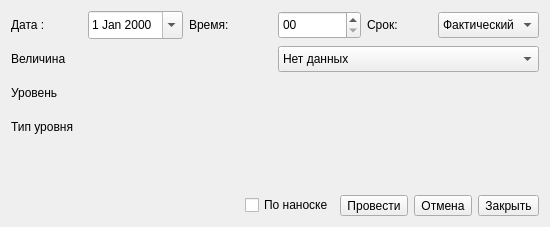
<?xml version="1.0" encoding="UTF-8"?>
<ui version="4.0">
 <class>ReobanalWidget</class>
 <widget class="QDialog" name="ReobanalWidget">
  <property name="geometry">
   <rect>
    <x>0</x>
    <y>0</y>
    <width>550</width>
    <height>227</height>
   </rect>
  </property>
  <property name="maximumSize">
   <size>
    <width>605</width>
    <height>16777215</height>
   </size>
  </property>
  <property name="windowTitle">
   <string>Анализ данных</string>
  </property>
  <layout class="QGridLayout" name="gridLayout">
   <item row="4" column="1">
    <layout class="QHBoxLayout" name="horizontalLayout">
     <item>
      <widget class="QCheckBox" name="nanoska_cB">
       <property name="text">
        <string>По наноске</string>
       </property>
      </widget>
     </item>
     <item>
      <widget class="QToolButton" name="runBtn">
       <property name="text">
        <string>Провести</string>
       </property>
      </widget>
     </item>
     <item>
      <widget class="QToolButton" name="cancelBtn">
       <property name="text">
        <string>Отмена</string>
       </property>
      </widget>
     </item>
     <item>
      <widget class="QToolButton" name="closeBtn">
       <property name="text">
        <string>Закрыть</string>
       </property>
      </widget>
     </item>
    </layout>
   </item>
   <item row="3" column="0" colspan="2">
    <widget class="QLabel" name="statulabel">
     <property name="text">
      <string/>
     </property>
    </widget>
   </item>
   <item row="0" column="0" colspan="2">
    <layout class="QHBoxLayout" name="horizontalLayout_5">
     <item>
      <layout class="QHBoxLayout" name="horizontalLayout_2">
       <item>
        <widget class="QLabel" name="label_10">
         <property name="minimumSize">
          <size>
           <width>0</width>
           <height>28</height>
          </size>
         </property>
         <property name="maximumSize">
          <size>
           <width>16777215</width>
           <height>28</height>
          </size>
         </property>
         <property name="text">
          <string>Дата :</string>
         </property>
        </widget>
       </item>
       <item>
        <widget class="QDateEdit" name="dateEdit">
         <property name="minimumSize">
          <size>
           <width>0</width>
           <height>28</height>
          </size>
         </property>
         <property name="maximumSize">
          <size>
           <width>16777215</width>
           <height>28</height>
          </size>
         </property>
         <property name="calendarPopup">
          <bool>true</bool>
         </property>
        </widget>
       </item>
      </layout>
     </item>
     <item>
      <layout class="QHBoxLayout" name="horizontalLayout_4">
       <item>
        <widget class="QLabel" name="label_12">
         <property name="minimumSize">
          <size>
           <width>0</width>
           <height>28</height>
          </size>
         </property>
         <property name="maximumSize">
          <size>
           <width>16777215</width>
           <height>28</height>
          </size>
         </property>
         <property name="text">
          <string>Время:</string>
         </property>
        </widget>
       </item>
       <item>
        <widget class="QTimeEdit" name="timeEdit">
         <property name="minimumSize">
          <size>
           <width>0</width>
           <height>28</height>
          </size>
         </property>
         <property name="maximumSize">
          <size>
           <width>16777215</width>
           <height>28</height>
          </size>
         </property>
         <property name="displayFormat">
          <string>hh</string>
         </property>
        </widget>
       </item>
      </layout>
     </item>
     <item>
      <layout class="QHBoxLayout" name="horizontalLayout_3">
       <item>
        <widget class="QLabel" name="label_17">
         <property name="minimumSize">
          <size>
           <width>0</width>
           <height>28</height>
          </size>
         </property>
         <property name="maximumSize">
          <size>
           <width>16777215</width>
           <height>28</height>
          </size>
         </property>
         <property name="text">
          <string>Срок:</string>
         </property>
        </widget>
       </item>
       <item>
        <widget class="QComboBox" name="hourCombo">
         <property name="minimumSize">
          <size>
           <width>0</width>
           <height>26</height>
          </size>
         </property>
         <property name="maximumSize">
          <size>
           <width>16777215</width>
           <height>26</height>
          </size>
         </property>
         <property name="currentIndex">
          <number>0</number>
         </property>
         <item>
          <property name="text">
           <string>Фактический</string>
          </property>
         </item>
         <item>
          <property name="text">
           <string>6</string>
          </property>
         </item>
         <item>
          <property name="text">
           <string>12</string>
          </property>
         </item>
         <item>
          <property name="text">
           <string>18</string>
          </property>
         </item>
         <item>
          <property name="text">
           <string>24</string>
          </property>
         </item>
         <item>
          <property name="text">
           <string>36</string>
          </property>
         </item>
         <item>
          <property name="text">
           <string>42</string>
          </property>
         </item>
         <item>
          <property name="text">
           <string>48</string>
          </property>
         </item>
         <item>
          <property name="text">
           <string>54</string>
          </property>
         </item>
         <item>
          <property name="text">
           <string>60</string>
          </property>
         </item>
         <item>
          <property name="text">
           <string>66</string>
          </property>
         </item>
         <item>
          <property name="text">
           <string>72</string>
          </property>
         </item>
         <item>
          <property name="text">
           <string>84</string>
          </property>
         </item>
         <item>
          <property name="text">
           <string>96</string>
          </property>
         </item>
         <item>
          <property name="text">
           <string>120</string>
          </property>
         </item>
         <item>
          <property name="text">
           <string>144</string>
          </property>
         </item>
         <item>
          <property name="text">
           <string>168</string>
          </property>
         </item>
         <item>
          <property name="text">
           <string>192</string>
          </property>
         </item>
         <item>
          <property name="text">
           <string>216</string>
          </property>
         </item>
         <item>
          <property name="text">
           <string>240</string>
          </property>
         </item>
        </widget>
       </item>
      </layout>
     </item>
    </layout>
   </item>
   <item row="4" column="0">
    <spacer name="horizontalSpacer">
     <property name="orientation">
      <enum>Qt::Horizontal</enum>
     </property>
     <property name="sizeHint" stdset="0">
      <size>
       <width>66</width>
       <height>20</height>
      </size>
     </property>
    </spacer>
   </item>
   <item row="1" column="0" colspan="2">
    <layout class="QGridLayout" name="gridLayout_2">
     <item row="0" column="1">
      <widget class="QComboBox" name="value_combo">
       <property name="minimumSize">
        <size>
         <width>0</width>
         <height>26</height>
        </size>
       </property>
       <property name="maximumSize">
        <size>
         <width>16777215</width>
         <height>26</height>
        </size>
       </property>
       <property name="currentIndex">
        <number>0</number>
       </property>
       <item>
        <property name="text">
         <string>Нет данных</string>
        </property>
       </item>
      </widget>
     </item>
     <item row="2" column="0">
      <widget class="QLabel" name="label_20">
       <property name="minimumSize">
        <size>
         <width>0</width>
         <height>28</height>
        </size>
       </property>
       <property name="maximumSize">
        <size>
         <width>16777215</width>
         <height>28</height>
        </size>
       </property>
       <property name="text">
        <string>Тип уровня</string>
       </property>
      </widget>
     </item>
     <item row="2" column="1">
      <widget class="QLabel" name="type_level_lbl">
       <property name="minimumSize">
        <size>
         <width>0</width>
         <height>28</height>
        </size>
       </property>
       <property name="maximumSize">
        <size>
         <width>16777215</width>
         <height>28</height>
        </size>
       </property>
       <property name="text">
        <string/>
       </property>
      </widget>
     </item>
     <item row="0" column="0">
      <widget class="QLabel" name="label_18">
       <property name="minimumSize">
        <size>
         <width>0</width>
         <height>28</height>
        </size>
       </property>
       <property name="maximumSize">
        <size>
         <width>16777215</width>
         <height>28</height>
        </size>
       </property>
       <property name="text">
        <string>Величина</string>
       </property>
      </widget>
     </item>
     <item row="1" column="1">
      <widget class="QLabel" name="level_lbl">
       <property name="minimumSize">
        <size>
         <width>0</width>
         <height>28</height>
        </size>
       </property>
       <property name="maximumSize">
        <size>
         <width>16777215</width>
         <height>28</height>
        </size>
       </property>
       <property name="text">
        <string/>
       </property>
      </widget>
     </item>
     <item row="1" column="0">
      <widget class="QLabel" name="label_19">
       <property name="minimumSize">
        <size>
         <width>0</width>
         <height>28</height>
        </size>
       </property>
       <property name="maximumSize">
        <size>
         <width>16777215</width>
         <height>28</height>
        </size>
       </property>
       <property name="text">
        <string>Уровень</string>
       </property>
      </widget>
     </item>
    </layout>
   </item>
  </layout>
 </widget>
 <resources/>
 <connections/>
</ui>
